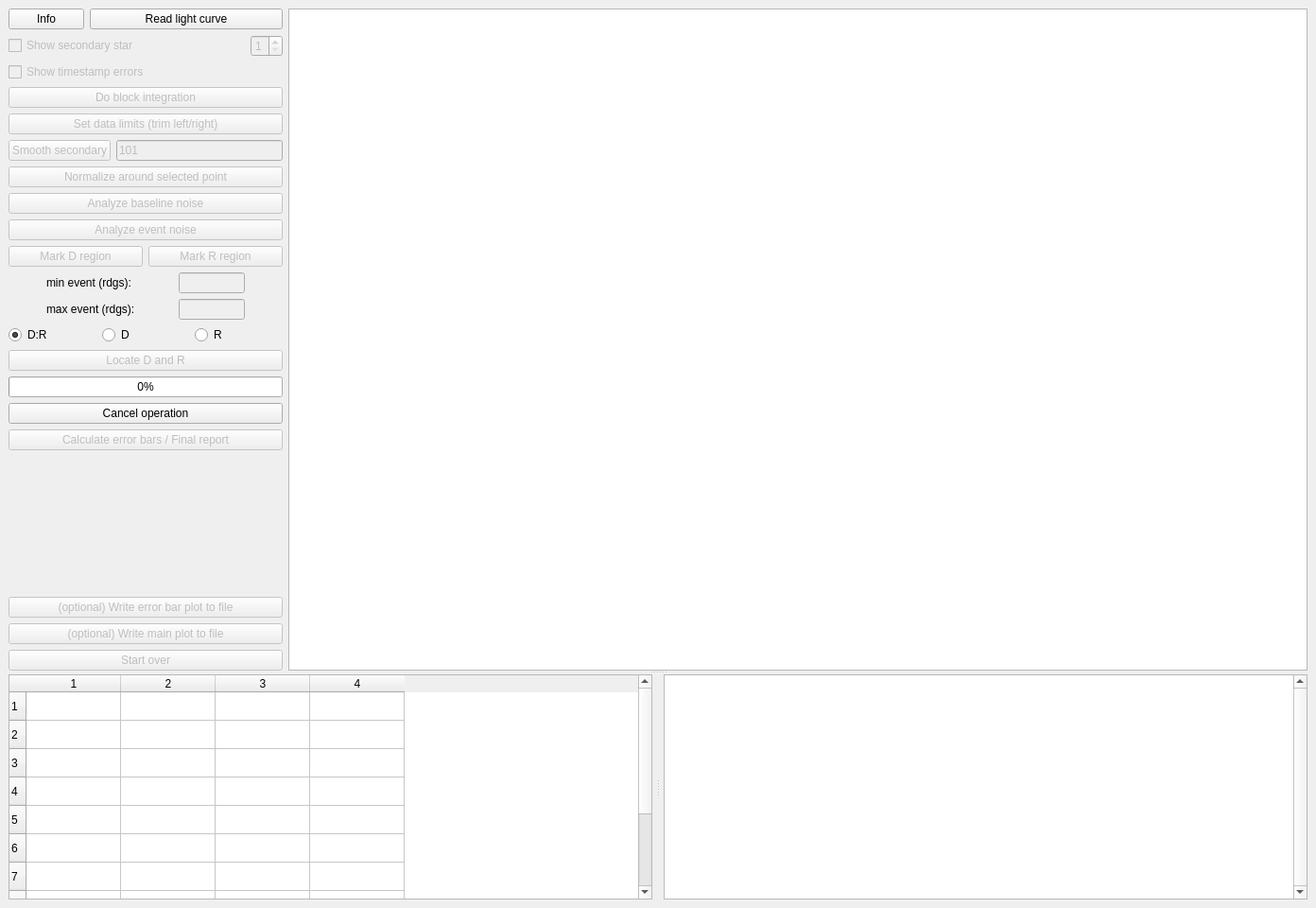
<?xml version="1.0" encoding="UTF-8"?>
<ui version="4.0">
 <class>MainWindow</class>
 <widget class="QMainWindow" name="MainWindow">
  <property name="geometry">
   <rect>
    <x>0</x>
    <y>0</y>
    <width>1392</width>
    <height>960</height>
   </rect>
  </property>
  <property name="windowTitle">
   <string>PY-OTE</string>
  </property>
  <widget class="QWidget" name="centralwidget">
   <layout class="QGridLayout" name="gridLayout">
    <item row="0" column="0">
     <widget class="QSplitter" name="splitter_2">
      <property name="orientation">
       <enum>Qt::Vertical</enum>
      </property>
      <widget class="QWidget" name="layoutWidget">
       <layout class="QHBoxLayout" name="horizontalLayout_8" stretch="0,1">
        <item>
         <layout class="QVBoxLayout" name="verticalLayout">
          <item>
           <layout class="QHBoxLayout" name="horizontalLayout_7" stretch="0,1">
            <item>
             <widget class="QPushButton" name="infoButton">
              <property name="toolTip">
               <string>&lt;html&gt;&lt;head/&gt;&lt;body&gt;&lt;p&gt;&lt;span style=&quot; font-size:18pt;&quot;&gt;Click this button to to open the &lt;/span&gt;&lt;span style=&quot; font-size:18pt; color:#ff0000;&quot;&gt;help.pdf&lt;/span&gt;&lt;span style=&quot; font-size:18pt;&quot;&gt; file that is included in the installation.  The file will open in whatever PDF viewer you have assigned as the default viewer for pdf files.&lt;/span&gt;&lt;/p&gt;&lt;/body&gt;&lt;/html&gt;</string>
              </property>
              <property name="text">
               <string>Info</string>
              </property>
             </widget>
            </item>
            <item>
             <widget class="QPushButton" name="readData">
              <property name="sizePolicy">
               <sizepolicy hsizetype="Ignored" vsizetype="Maximum">
                <horstretch>0</horstretch>
                <verstretch>0</verstretch>
               </sizepolicy>
              </property>
              <property name="toolTip">
               <string>&lt;html&gt;&lt;head/&gt;&lt;body&gt;&lt;p&gt;&lt;span style=&quot; font-size:14pt;&quot;&gt;PYOTE reads Limovie, R-OTE, and Tangra files including any secondary reference stars that may be present.&lt;/span&gt;&lt;/p&gt;&lt;p&gt;&lt;span style=&quot; font-size:14pt;&quot;&gt;Assumed is: object1 is occulted star; other (optional) objects are reference stars to be used for normalizing the occulted star light curve.&lt;/span&gt;&lt;/p&gt;&lt;p&gt;&lt;span style=&quot; font-size:14pt; font-weight:600; text-decoration: underline; color:#0000ff;&quot;&gt;Mouse button functions within the light curve plot:&lt;/span&gt;&lt;/p&gt;&lt;p&gt;&lt;span style=&quot; font-size:14pt; font-weight:600; color:#ff0000;&quot;&gt;Left click&lt;/span&gt;&lt;span style=&quot; font-size:14pt;&quot;&gt;: selects/deselects points on the primary (dark blue) light curve that intersect with the vertical hairline (the mouse cursor is disabled).&lt;/span&gt;&lt;/p&gt;&lt;p&gt;&lt;span style=&quot; font-size:14pt; font-weight:600; color:#ff0000;&quot;&gt;Left click and drag&lt;/span&gt;&lt;span style=&quot; font-size:14pt;&quot;&gt;: rectangular zoom is available to more clearly see points for selection (but point selection can also be accomplished through clicks in the tabular data display at the lower left)&lt;/span&gt;&lt;/p&gt;&lt;p&gt;&lt;span style=&quot; font-size:14pt; font-weight:600;&quot;&gt;Note! The shift key will toggle the mouse cursor on/off in the light curve plot.&lt;/span&gt;&lt;span style=&quot; font-size:14pt;&quot;&gt; This enables the starting corner for the zoom to be seen. (But points cannot be selected/deselected while the mouse cursor is visible. A right click will always 'blank' the mouse cursor.) &lt;/span&gt;&lt;/p&gt;&lt;p&gt;&lt;span style=&quot; font-size:14pt; font-weight:600; color:#ff0000;&quot;&gt;Right click&lt;/span&gt;&lt;span style=&quot; font-size:14pt;&quot;&gt;: undo zoom&lt;/span&gt;&lt;/p&gt;&lt;p&gt;&lt;span style=&quot; font-size:14pt; color:#996633;&quot;&gt;Timestamp errors are shown with vertical red hairlines when a file is first read. These will disappear after the first point is selected so that the working view is as clear as possible. The red hairlines will re-appear permanently after the error bars have been calculated and the final report written to the log.&lt;/span&gt;&lt;/p&gt;&lt;/body&gt;&lt;/html&gt;</string>
              </property>
              <property name="toolTipDuration">
               <number>-1</number>
              </property>
              <property name="text">
               <string>Read light curve</string>
              </property>
             </widget>
            </item>
           </layout>
          </item>
          <item>
           <layout class="QHBoxLayout" name="horizontalLayout_6">
            <item>
             <widget class="QCheckBox" name="showSecondaryCheckBox">
              <property name="enabled">
               <bool>false</bool>
              </property>
              <property name="sizePolicy">
               <sizepolicy hsizetype="Ignored" vsizetype="Fixed">
                <horstretch>0</horstretch>
                <verstretch>0</verstretch>
               </sizepolicy>
              </property>
              <property name="maximumSize">
               <size>
                <width>307</width>
                <height>16777215</height>
               </size>
              </property>
              <property name="toolTip">
               <string>&lt;html&gt;&lt;head/&gt;&lt;body&gt;&lt;p&gt;&lt;span style=&quot; font-size:18pt;&quot;&gt;The display of the secondary star can be turned off. This is useful if the secondary star trace overlaps the main star. The secondary star data remains available for smoothing and normalization, even if it is not beilg displayed.&lt;/span&gt;&lt;/p&gt;&lt;/body&gt;&lt;/html&gt;</string>
              </property>
              <property name="text">
               <string>Show secondary star</string>
              </property>
             </widget>
            </item>
            <item>
             <widget class="QSpinBox" name="secondarySelector">
              <property name="enabled">
               <bool>false</bool>
              </property>
              <property name="sizePolicy">
               <sizepolicy hsizetype="Fixed" vsizetype="Fixed">
                <horstretch>0</horstretch>
                <verstretch>0</verstretch>
               </sizepolicy>
              </property>
              <property name="toolTip">
               <string>&lt;html&gt;&lt;head/&gt;&lt;body&gt;&lt;p&gt;&lt;span style=&quot; font-size:18pt;&quot;&gt;If there are multiple reference stars in the file, this spinner will activate to allow the choice of which one to display/use.&lt;/span&gt;&lt;/p&gt;&lt;/body&gt;&lt;/html&gt;</string>
              </property>
              <property name="minimum">
               <number>1</number>
              </property>
              <property name="maximum">
               <number>4</number>
              </property>
             </widget>
            </item>
           </layout>
          </item>
          <item>
           <widget class="QCheckBox" name="showTimestampErrors">
            <property name="enabled">
             <bool>false</bool>
            </property>
            <property name="text">
             <string>Show timestamp errors</string>
            </property>
           </widget>
          </item>
          <item>
           <widget class="QPushButton" name="doBlockIntegration">
            <property name="enabled">
             <bool>false</bool>
            </property>
            <property name="sizePolicy">
             <sizepolicy hsizetype="Ignored" vsizetype="Fixed">
              <horstretch>0</horstretch>
              <verstretch>0</verstretch>
             </sizepolicy>
            </property>
            <property name="toolTip">
             <string>&lt;html&gt;&lt;head/&gt;&lt;body&gt;&lt;p&gt;&lt;span style=&quot; font-family:'arial,sans-serif'; font-size:18pt; color:#222222;&quot;&gt;For light curves from integrated videos:&lt;/span&gt;&lt;/p&gt;&lt;p&gt;&lt;span style=&quot; font-family:'arial,sans-serif'; font-size:18pt; color:#222222;&quot;&gt;Zoom into a small portion of the light curve and locate a clearly identifiable group of data points that belong to an integration block, click on the first and last point of that data point group, then press this button to integrate all such groups in the light curve into a single data points.&lt;/span&gt;&lt;/p&gt;&lt;/body&gt;&lt;/html&gt;</string>
            </property>
            <property name="text">
             <string>Do block integration</string>
            </property>
           </widget>
          </item>
          <item>
           <widget class="QPushButton" name="setDataLimits">
            <property name="enabled">
             <bool>false</bool>
            </property>
            <property name="sizePolicy">
             <sizepolicy hsizetype="Ignored" vsizetype="Fixed">
              <horstretch>0</horstretch>
              <verstretch>0</verstretch>
             </sizepolicy>
            </property>
            <property name="toolTip">
             <string>&lt;html&gt;&lt;head/&gt;&lt;body&gt;&lt;p&gt;&lt;span style=&quot; font-size:18pt;&quot;&gt;If exactly two data points have been selected, this button will &lt;/span&gt;&lt;span style=&quot; font-size:18pt; font-weight:600; text-decoration: underline;&quot;&gt;trim&lt;/span&gt;&lt;span style=&quot; font-size:18pt;&quot;&gt; off (exclude) data points to the left and right of the selected points.&lt;/span&gt;&lt;/p&gt;&lt;p&gt;&lt;span style=&quot; font-size:18pt;&quot;&gt;If no points have been selected, then all data points will be selected as the default.&lt;/span&gt;&lt;/p&gt;&lt;/body&gt;&lt;/html&gt;</string>
            </property>
            <property name="toolTipDuration">
             <number>-1</number>
            </property>
            <property name="text">
             <string>Set data limits (trim left/right)</string>
            </property>
           </widget>
          </item>
          <item>
           <layout class="QHBoxLayout" name="horizontalLayout_5">
            <item>
             <widget class="QPushButton" name="smoothSecondaryButton">
              <property name="enabled">
               <bool>false</bool>
              </property>
              <property name="toolTip">
               <string>&lt;html&gt;&lt;head/&gt;&lt;body&gt;&lt;p&gt;&lt;span style=&quot; font-size:18pt;&quot;&gt;Smooth the secondary (reference) star light curve using a Savitsky-Golay filter with a default window of 101 points (the edit box to the right allows for this value to be changed) and a degree 3 interpolating polynomial, applied twice.&lt;/span&gt;&lt;/p&gt;&lt;p&gt;&lt;span style=&quot; font-size:18pt;&quot;&gt;The secondary star does not have to be visible for this smoothing to take place.&lt;/span&gt;&lt;/p&gt;&lt;p&gt;&lt;span style=&quot; font-size:18pt;&quot;&gt;Smoothing of the secondary curve is a prerequisite to normalizing the occulted star light curve.&lt;/span&gt;&lt;/p&gt;&lt;/body&gt;&lt;/html&gt;</string>
              </property>
              <property name="text">
               <string>Smooth secondary</string>
              </property>
             </widget>
            </item>
            <item>
             <widget class="QLineEdit" name="numSmoothPointsEdit">
              <property name="enabled">
               <bool>false</bool>
              </property>
              <property name="toolTip">
               <string>&lt;html&gt;&lt;head/&gt;&lt;body&gt;&lt;p&gt;&lt;span style=&quot; font-size:18pt;&quot;&gt;This edit box allows you to change the number of points used in Savitsky-Golay filter during smoothing of the secondary star. The window size should be an odd number in the range of 5 up to the number of data points in the secondary curve.&lt;/span&gt;&lt;/p&gt;&lt;p&gt;&lt;span style=&quot; font-size:18pt;&quot;&gt;If an even number is specified, the window size used will be one less than that number.&lt;/span&gt;&lt;/p&gt;&lt;p&gt;&lt;span style=&quot; font-size:18pt;&quot;&gt;Pressing &lt;/span&gt;&lt;span style=&quot; font-size:18pt; font-weight:600; color:#ff0000;&quot;&gt;tab&lt;/span&gt;&lt;span style=&quot; font-size:18pt;&quot;&gt; or &lt;/span&gt;&lt;span style=&quot; font-size:18pt; font-weight:600; color:#ff0000;&quot;&gt;return&lt;/span&gt;&lt;span style=&quot; font-size:18pt;&quot;&gt; at completion of data entry will trigger the smoothing, or you can click on the Smooth secondary button&lt;/span&gt;&lt;/p&gt;&lt;/body&gt;&lt;/html&gt;</string>
              </property>
              <property name="text">
               <string>101</string>
              </property>
              <property name="frame">
               <bool>true</bool>
              </property>
             </widget>
            </item>
           </layout>
          </item>
          <item>
           <widget class="QPushButton" name="normalizeButton">
            <property name="enabled">
             <bool>false</bool>
            </property>
            <property name="sizePolicy">
             <sizepolicy hsizetype="Ignored" vsizetype="Fixed">
              <horstretch>0</horstretch>
              <verstretch>0</verstretch>
             </sizepolicy>
            </property>
            <property name="text">
             <string>Normalize around selected point</string>
            </property>
           </widget>
          </item>
          <item>
           <widget class="QPushButton" name="doNoiseAnalysis">
            <property name="enabled">
             <bool>false</bool>
            </property>
            <property name="sizePolicy">
             <sizepolicy hsizetype="Ignored" vsizetype="Fixed">
              <horstretch>0</horstretch>
              <verstretch>0</verstretch>
             </sizepolicy>
            </property>
            <property name="toolTip">
             <string>&lt;html&gt;&lt;head/&gt;&lt;body&gt;&lt;p&gt;&lt;span style=&quot; font-family:'arial,sans-serif'; font-size:18pt; color:#222222;&quot;&gt;Select any two points in the primary (dark blue) light curve on one side of the ‘event’ (that is, select 'baseline' points). Then, click this button to analyze the noise in that portion light curve.&lt;/span&gt;&lt;/p&gt;&lt;p&gt;&lt;span style=&quot; font-family:'arial,sans-serif'; font-size:18pt; color:#222222;&quot;&gt;Optional: Repeat this operation to include baseline noise on the other side of the event.  Results will be weight-averaged by the number of points selected on each side of the event.&lt;/span&gt;&lt;/p&gt;&lt;/body&gt;&lt;/html&gt;</string>
            </property>
            <property name="text">
             <string>Analyze baseline noise</string>
            </property>
           </widget>
          </item>
          <item>
           <widget class="QPushButton" name="computeSigmaA">
            <property name="enabled">
             <bool>false</bool>
            </property>
            <property name="sizePolicy">
             <sizepolicy hsizetype="Ignored" vsizetype="Fixed">
              <horstretch>0</horstretch>
              <verstretch>0</verstretch>
             </sizepolicy>
            </property>
            <property name="toolTip">
             <string>&lt;html&gt;&lt;head/&gt;&lt;body&gt;&lt;p&gt;&lt;span style=&quot; font-family:'arial,sans-serif'; font-size:18pt; color:#222222;&quot;&gt;Select any two points in the primary (dark blue) light curve in the bottom of the ‘event’. Then click this button to analyze the noise in this portion of the light curve.&lt;/span&gt;&lt;/p&gt;&lt;p&gt;&lt;span style=&quot; font-family:'arial,sans-serif'; font-size:18pt; color:#222222;&quot;&gt;Note: This step is &lt;/span&gt;&lt;span style=&quot; font-family:'arial,sans-serif'; font-size:18pt; color:#ff0000;&quot;&gt;optional&lt;/span&gt;&lt;span style=&quot; font-family:'arial,sans-serif'; font-size:18pt; color:#222222;&quot;&gt;.  If this step is not taken, then the 'event noise' will be set equal to baseline noise. A small difference in event D and R times and error bars may result.&lt;/span&gt;&lt;/p&gt;&lt;/body&gt;&lt;/html&gt;</string>
            </property>
            <property name="text">
             <string>Analyze event noise</string>
            </property>
           </widget>
          </item>
          <item>
           <layout class="QHBoxLayout" name="horizontalLayout_2">
            <item>
             <widget class="QPushButton" name="markDzone">
              <property name="enabled">
               <bool>false</bool>
              </property>
              <property name="sizePolicy">
               <sizepolicy hsizetype="Ignored" vsizetype="Fixed">
                <horstretch>0</horstretch>
                <verstretch>0</verstretch>
               </sizepolicy>
              </property>
              <property name="toolTip">
               <string>&lt;html&gt;&lt;head/&gt;&lt;body&gt;&lt;p&gt;&lt;span style=&quot; font-family:'arial,sans-serif'; font-size:18pt; color:#222222;&quot;&gt;Select two points in the primary (dark blue) light curve, one on each side of where the star ‘disappears’, then click this button to create a D search area.&lt;/span&gt;&lt;br/&gt;&lt;/p&gt;&lt;p&gt;&lt;span style=&quot; font-family:'arial,sans-serif'; font-size:18pt; color:#222222;&quot;&gt;If no points are selected, a search for a D transition will not be performed --- this becomes an 'R only' event.&lt;/span&gt;&lt;/p&gt;&lt;/body&gt;&lt;/html&gt;</string>
              </property>
              <property name="text">
               <string>Mark D region</string>
              </property>
             </widget>
            </item>
            <item>
             <widget class="QPushButton" name="markRzone">
              <property name="enabled">
               <bool>false</bool>
              </property>
              <property name="sizePolicy">
               <sizepolicy hsizetype="Ignored" vsizetype="Fixed">
                <horstretch>0</horstretch>
                <verstretch>0</verstretch>
               </sizepolicy>
              </property>
              <property name="toolTip">
               <string>&lt;html&gt;&lt;head/&gt;&lt;body&gt;&lt;p&gt;&lt;span style=&quot; font-family:'arial,sans-serif'; font-size:18pt; color:#222222;&quot;&gt;Select two points in the primary (dark blue) light curve, one on each side of where the star ‘reappears’, then click this button to create an R search area.&lt;/span&gt;&lt;br/&gt;&lt;/p&gt;&lt;p&gt;&lt;span style=&quot; font-family:'arial,sans-serif'; font-size:18pt; color:#222222;&quot;&gt;If no points are selected, a search for an R transition will not be performed --- this becomes a 'D only' event.&lt;/span&gt;&lt;/p&gt;&lt;/body&gt;&lt;/html&gt;</string>
              </property>
              <property name="text">
               <string>Mark R region</string>
              </property>
             </widget>
            </item>
           </layout>
          </item>
          <item>
           <layout class="QHBoxLayout" name="horizontalLayout_3">
            <item>
             <spacer name="horizontalSpacer_3">
              <property name="orientation">
               <enum>Qt::Horizontal</enum>
              </property>
              <property name="sizeType">
               <enum>QSizePolicy::Preferred</enum>
              </property>
              <property name="sizeHint" stdset="0">
               <size>
                <width>40</width>
                <height>20</height>
               </size>
              </property>
             </spacer>
            </item>
            <item>
             <widget class="QLabel" name="minEventLabel">
              <property name="sizePolicy">
               <sizepolicy hsizetype="Preferred" vsizetype="Preferred">
                <horstretch>0</horstretch>
                <verstretch>0</verstretch>
               </sizepolicy>
              </property>
              <property name="minimumSize">
               <size>
                <width>100</width>
                <height>0</height>
               </size>
              </property>
              <property name="text">
               <string>min event (rdgs):</string>
              </property>
             </widget>
            </item>
            <item>
             <widget class="QLineEdit" name="minEventEdit">
              <property name="enabled">
               <bool>false</bool>
              </property>
              <property name="sizePolicy">
               <sizepolicy hsizetype="Minimum" vsizetype="Fixed">
                <horstretch>0</horstretch>
                <verstretch>0</verstretch>
               </sizepolicy>
              </property>
              <property name="minimumSize">
               <size>
                <width>0</width>
                <height>0</height>
               </size>
              </property>
              <property name="maximumSize">
               <size>
                <width>70</width>
                <height>16777215</height>
               </size>
              </property>
              <property name="toolTip">
               <string>&lt;html&gt;&lt;head/&gt;&lt;body&gt;&lt;p&gt;&lt;span style=&quot; font-size:18pt;&quot;&gt;Enter smallest event size (in number of readings) to search for.&lt;/span&gt;&lt;/p&gt;&lt;/body&gt;&lt;/html&gt;</string>
              </property>
             </widget>
            </item>
            <item>
             <spacer name="horizontalSpacer">
              <property name="orientation">
               <enum>Qt::Horizontal</enum>
              </property>
              <property name="sizeType">
               <enum>QSizePolicy::Preferred</enum>
              </property>
              <property name="sizeHint" stdset="0">
               <size>
                <width>40</width>
                <height>20</height>
               </size>
              </property>
             </spacer>
            </item>
           </layout>
          </item>
          <item>
           <layout class="QHBoxLayout" name="horizontalLayout_4">
            <item>
             <spacer name="horizontalSpacer_4">
              <property name="orientation">
               <enum>Qt::Horizontal</enum>
              </property>
              <property name="sizeType">
               <enum>QSizePolicy::Preferred</enum>
              </property>
              <property name="sizeHint" stdset="0">
               <size>
                <width>40</width>
                <height>20</height>
               </size>
              </property>
             </spacer>
            </item>
            <item>
             <widget class="QLabel" name="maxEventLabel">
              <property name="sizePolicy">
               <sizepolicy hsizetype="Minimum" vsizetype="Preferred">
                <horstretch>0</horstretch>
                <verstretch>0</verstretch>
               </sizepolicy>
              </property>
              <property name="text">
               <string>max event (rdgs):</string>
              </property>
             </widget>
            </item>
            <item>
             <widget class="QLineEdit" name="maxEventEdit">
              <property name="enabled">
               <bool>false</bool>
              </property>
              <property name="sizePolicy">
               <sizepolicy hsizetype="Minimum" vsizetype="Fixed">
                <horstretch>0</horstretch>
                <verstretch>0</verstretch>
               </sizepolicy>
              </property>
              <property name="maximumSize">
               <size>
                <width>70</width>
                <height>16777215</height>
               </size>
              </property>
              <property name="toolTip">
               <string>&lt;html&gt;&lt;head/&gt;&lt;body&gt;&lt;p&gt;&lt;span style=&quot; font-size:18pt;&quot;&gt;Enter largest event size (in number of readings) to search for.&lt;/span&gt;&lt;/p&gt;&lt;/body&gt;&lt;/html&gt;</string>
              </property>
             </widget>
            </item>
            <item>
             <spacer name="horizontalSpacer_2">
              <property name="orientation">
               <enum>Qt::Horizontal</enum>
              </property>
              <property name="sizeType">
               <enum>QSizePolicy::Preferred</enum>
              </property>
              <property name="sizeHint" stdset="0">
               <size>
                <width>40</width>
                <height>20</height>
               </size>
              </property>
             </spacer>
            </item>
           </layout>
          </item>
          <item>
           <layout class="QHBoxLayout" name="horizontalLayout">
            <item>
             <widget class="QRadioButton" name="DandR">
              <property name="text">
               <string>D:R</string>
              </property>
              <property name="checked">
               <bool>true</bool>
              </property>
             </widget>
            </item>
            <item>
             <widget class="QRadioButton" name="Donly">
              <property name="text">
               <string>D</string>
              </property>
             </widget>
            </item>
            <item>
             <widget class="QRadioButton" name="Ronly">
              <property name="text">
               <string>R</string>
              </property>
             </widget>
            </item>
           </layout>
          </item>
          <item>
           <widget class="QPushButton" name="locateEvent">
            <property name="enabled">
             <bool>false</bool>
            </property>
            <property name="text">
             <string>Locate D and R</string>
            </property>
           </widget>
          </item>
          <item>
           <widget class="QProgressBar" name="progressBar">
            <property name="sizePolicy">
             <sizepolicy hsizetype="Minimum" vsizetype="Fixed">
              <horstretch>0</horstretch>
              <verstretch>0</verstretch>
             </sizepolicy>
            </property>
            <property name="value">
             <number>0</number>
            </property>
           </widget>
          </item>
          <item>
           <widget class="QPushButton" name="cancelButton">
            <property name="text">
             <string>Cancel operation</string>
            </property>
           </widget>
          </item>
          <item>
           <widget class="QPushButton" name="calcErrBars">
            <property name="enabled">
             <bool>false</bool>
            </property>
            <property name="toolTip">
             <string>&lt;html&gt;&lt;head/&gt;&lt;body&gt;&lt;p&gt;&lt;span style=&quot; font-size:18pt;&quot;&gt;To get a 'Final Report', error bars are required.  Clicking this button will start the computation of those error bars and, when complete, trigger the preparation of a 'Final Report'&lt;/span&gt;&lt;/p&gt;&lt;/body&gt;&lt;/html&gt;</string>
            </property>
            <property name="text">
             <string>Calculate error bars / Final report</string>
            </property>
           </widget>
          </item>
          <item>
           <spacer name="verticalSpacer">
            <property name="orientation">
             <enum>Qt::Vertical</enum>
            </property>
            <property name="sizeHint" stdset="0">
             <size>
              <width>290</width>
              <height>13</height>
             </size>
            </property>
           </spacer>
          </item>
          <item>
           <widget class="QPushButton" name="writeBarPlots">
            <property name="enabled">
             <bool>false</bool>
            </property>
            <property name="toolTip">
             <string>&lt;html&gt;&lt;head/&gt;&lt;body&gt;&lt;p&gt;&lt;span style=&quot; font-size:18pt;&quot;&gt;Note: At the conclusion of error bar calculations, PYOTE automatically writes the error bar plots to appropriately named png files using the name and directory of the just-processed csv file. &lt;/span&gt;&lt;/p&gt;&lt;p&gt;&lt;span style=&quot; font-size:18pt;&quot;&gt;If you want/need to record other versions of those plots, click here to open a dialog that will let you specify a different name and/or location for the storage of the new graphics.&lt;/span&gt;&lt;/p&gt;&lt;/body&gt;&lt;/html&gt;</string>
            </property>
            <property name="text">
             <string>(optional) Write error bar plot to file</string>
            </property>
           </widget>
          </item>
          <item>
           <widget class="QPushButton" name="writePlot">
            <property name="enabled">
             <bool>false</bool>
            </property>
            <property name="toolTip">
             <string>&lt;html&gt;&lt;head/&gt;&lt;body&gt;&lt;p&gt;&lt;span style=&quot; font-size:18pt;&quot;&gt;Note: At the conclusion of error bar calculations, PYOTE automatically writes the main plot to a png file using the name and directory of the just-processed csv file. &lt;/span&gt;&lt;/p&gt;&lt;p&gt;&lt;span style=&quot; font-size:18pt;&quot;&gt;If you want/need to record other versions of that plot, click here to open a dialog that will let you specify a different name and/or location for the storage of the new graphics.&lt;/span&gt;&lt;br/&gt;&lt;/p&gt;&lt;/body&gt;&lt;/html&gt;</string>
            </property>
            <property name="text">
             <string>(optional) Write main plot to file</string>
            </property>
           </widget>
          </item>
          <item>
           <widget class="QPushButton" name="startOver">
            <property name="enabled">
             <bool>false</bool>
            </property>
            <property name="toolTip">
             <string>&lt;html&gt;&lt;head/&gt;&lt;body&gt;&lt;p&gt;&lt;span style=&quot; font-size:18pt;&quot;&gt;Clicking here erases all intermediate results and returns the program to the state it had immediately after the initial &lt;/span&gt;&lt;span style=&quot; font-size:18pt; font-weight:600; font-style:italic;&quot;&gt;Read light curve&lt;/span&gt;&lt;span style=&quot; font-size:18pt;&quot;&gt; click/selection.&lt;/span&gt;&lt;/p&gt;&lt;/body&gt;&lt;/html&gt;</string>
            </property>
            <property name="text">
             <string>Start over</string>
            </property>
           </widget>
          </item>
         </layout>
        </item>
        <item>
         <widget class="PlotWidget" name="mainPlot">
          <property name="sizePolicy">
           <sizepolicy hsizetype="Expanding" vsizetype="Expanding">
            <horstretch>0</horstretch>
            <verstretch>0</verstretch>
           </sizepolicy>
          </property>
          <property name="minimumSize">
           <size>
            <width>1051</width>
            <height>0</height>
           </size>
          </property>
          <property name="cursor" stdset="0">
           <cursorShape>IBeamCursor</cursorShape>
          </property>
         </widget>
        </item>
       </layout>
      </widget>
      <widget class="QSplitter" name="splitter">
       <property name="orientation">
        <enum>Qt::Horizontal</enum>
       </property>
       <property name="handleWidth">
        <number>12</number>
       </property>
       <widget class="QTableWidget" name="table">
        <property name="sizePolicy">
         <sizepolicy hsizetype="Expanding" vsizetype="Expanding">
          <horstretch>0</horstretch>
          <verstretch>0</verstretch>
         </sizepolicy>
        </property>
        <property name="minimumSize">
         <size>
          <width>0</width>
          <height>0</height>
         </size>
        </property>
        <property name="toolTip">
         <string>&lt;html&gt;&lt;head/&gt;&lt;body&gt;&lt;p&gt;&lt;span style=&quot; font-size:18pt;&quot;&gt;Clicking on a data row (at the extreme left) in this panel will cause the corresponding point to be highlighted in the light curve plot. The highlighted point is shown as a largish yellow dot with a red rim --- it may be hard to see/find, but look for it.&lt;/span&gt;&lt;/p&gt;&lt;p&gt;&lt;span style=&quot; font-size:18pt; font-weight:600;&quot;&gt;Clicking on a data cell in a row will select/deselect that point in the primary (dark blue) light curve plot. This is provided as an alternative method to clicking on points in the main light curve plot to select/deslect them.&lt;/span&gt;&lt;/p&gt;&lt;p&gt;&lt;span style=&quot; font-size:18pt;&quot;&gt;Note: Clicking on a point in the primary (dark blue) light curve will cause the data row for that point to be selected/positioned.&lt;/span&gt;&lt;/p&gt;&lt;/body&gt;&lt;/html&gt;</string>
        </property>
        <property name="toolTipDuration">
         <number>4000</number>
        </property>
        <property name="rowCount">
         <number>11</number>
        </property>
        <property name="columnCount">
         <number>4</number>
        </property>
        <row/>
        <row/>
        <row/>
        <row/>
        <row/>
        <row/>
        <row/>
        <row/>
        <row/>
        <row/>
        <row/>
        <column/>
        <column/>
        <column/>
        <column/>
       </widget>
       <widget class="QTextEdit" name="textOut">
        <property name="verticalScrollBarPolicy">
         <enum>Qt::ScrollBarAlwaysOn</enum>
        </property>
        <property name="undoRedoEnabled">
         <bool>false</bool>
        </property>
        <property name="lineWrapMode">
         <enum>QTextEdit::NoWrap</enum>
        </property>
        <property name="readOnly">
         <bool>true</bool>
        </property>
       </widget>
      </widget>
     </widget>
    </item>
   </layout>
  </widget>
 </widget>
 <customwidgets>
  <customwidget>
   <class>PlotWidget</class>
   <extends>QGraphicsView</extends>
   <header>pyqtgraph</header>
  </customwidget>
 </customwidgets>
 <resources/>
 <connections/>
</ui>
